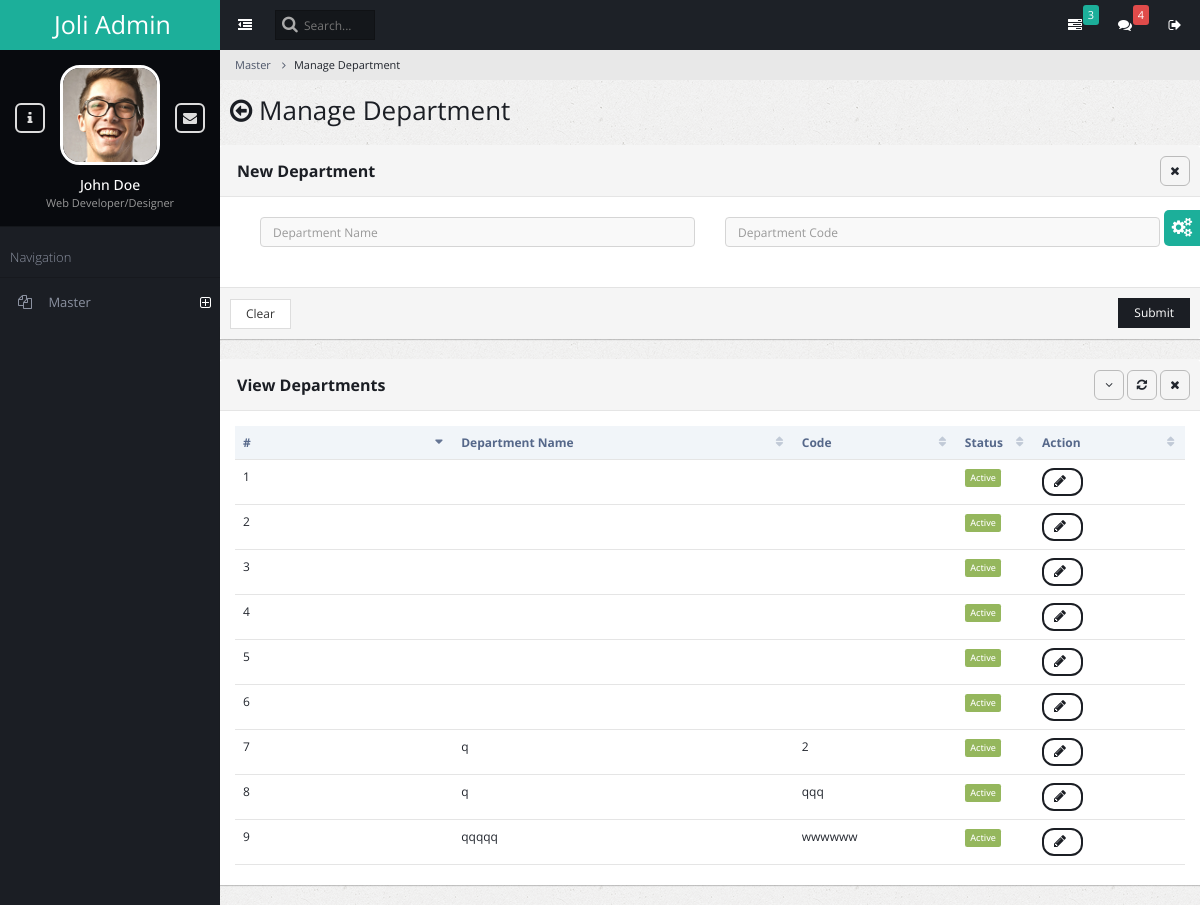
/ad_department_manage/, run on an earlier commit of the app's database.
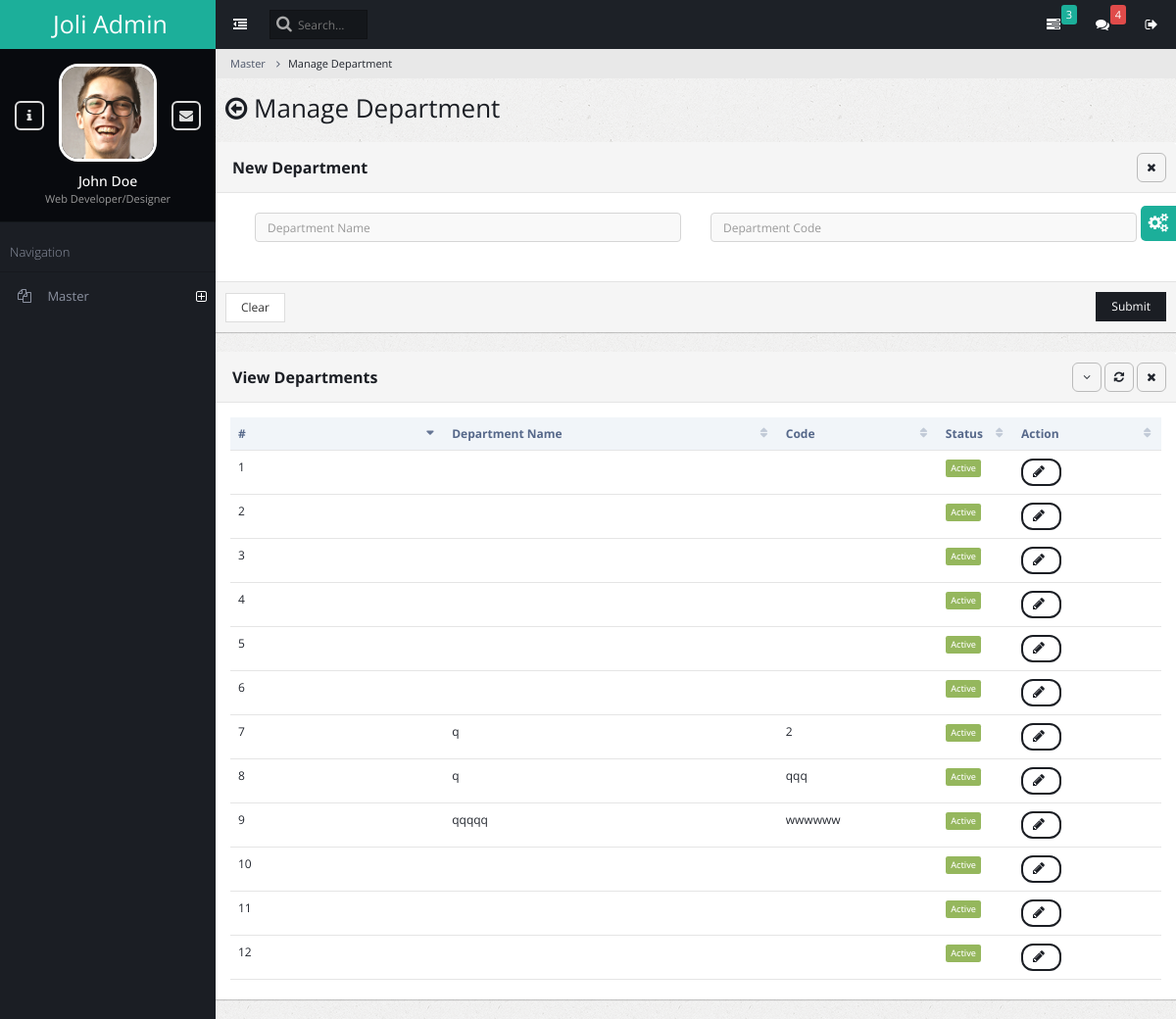
And on a later commit of the database.
### admin_master/models.py (models this page shows)
class AmsDepartment(models.Model):
    department_name = models.CharField(max_length=100)
    department_code = models.CharField(max_length=10)
    status = models.BooleanField(default=True)

### admin_master/views.py (the view, shortened to what this page needs)
# urls.py: path('ad_department_manage/',views.admin_department_manage,name="admin_department_manage"),
def admin_department_manage(request):
    ams_departments = AmsDepartment.objects.all()
    return render(request, 'admin_master_department_manage.html', {'ams_departments': ams_departments})

### admin_master/templates/admin_master_department_manage.html (shortened to what this page needs)
{% extends "base.html" %}
{% block content %}
<ul class="breadcrumb">
    <li><a href="#">Master</a></li>
    <li class="active">Manage Department</li>
</ul>
<div class="content-frame-top">
    <div class="page-title">
        <h2><span class="fa fa-arrow-circle-o-left"></span> Manage Department</h2>
    </div>
</div>
<form method="post" action="{% url 'admin_department_manage' %}">
<div class="panel panel-default">
    <div class="panel-heading ui-draggable-handle">
        <h1 class="panel-title"><strong></strong><b>New Department</b></h1>
        <ul class="panel-controls">
            <li><a href="#" class="panel-remove"><span class="fa fa-times"></span></a></li>
        </ul>
    </div>
    <div class="panel-body">
        <div class="block">
            <div class="col-md-6">
                <div>
                    <input type="text" placeholder="Department Name" name="department_name" required class="form-control">
                </div>
            </div>
            <div class="col-md-6">
                <div>
                    <input type="text" placeholder="Department Code" name="department_code" required class="form-control">
                </div>
            </div>
        </div>
    </div>
    <div class="panel-footer">
        <input type="reset" class="btn btn-default" value="Clear">
        <button class="btn btn-primary pull-right">Submit</button>
    </div>
</div>
</form>
<div class="panel panel-default">
    <div class="panel-heading ui-draggable-handle">
        <h1 class="panel-title"><b>View Departments</b></h1>
        <ul class="panel-controls">
            <li><a href="#" class="panel-collapse"><span class="fa fa-angle-down"></span></a></li>
            <li><a href="#" class="panel-refresh"><span class="fa fa-refresh"></span></a></li>
            <li><a href="#" class="panel-remove"><span class="fa fa-times"></span></a></li>
        </ul>
    </div>
    <div class="panel-body">
        <table class="table datatable dataTable no-footer" id="DataTables_Table_0" role="grid" aria-describedby="DataTables_Table_0_info">
            <thead>
                <tr role="row"><th class="sorting_asc" tabindex="0" aria-controls="DataTables_Table_0" rowspan="1" colspan="1" aria-sort="ascending" aria-label="Name: activate to sort column ascending" style="width: 198px;">#</th><th class="sorting" tabindex="0" aria-controls="DataTables_Table_0" rowspan="1" colspan="1" aria-label="Position: activate to sort column ascending" style="width: 309px;">Department Name</th><th class="sorting" tabindex="0" aria-controls="DataTables_Table_0" rowspan="1" colspan="1" aria-label="Office: activate to sort column ascending" style="width: 148px;">Code</th><th class="sorting" tabindex="0" aria-controls="DataTables_Table_0" rowspan="1" colspan="1" aria-label="Age: activate to sort column ascending" style="width: 70px;">Status</th><th class="sorting" tabindex="0" aria-controls="DataTables_Table_0" rowspan="1" colspan="1" aria-label="Start date: activate to sort column ascending" style="width: 137px;">Action</th></tr>
            </thead>
            <tbody>
                {% for ams_department in ams_departments %}                <tr id="{{ams_department.id}}" >
                    <td>{{ forloop.counter }}</td>
                    <td>{{ ams_department.department_name }}</td>
                    <td>{{ ams_department.department_code }}</td>
                    <td>
                        {% if ams_department.status %}
                            <span class="label label-success">Active</span>
                        {% else %}
                            <span class="label label-danger">Deactive</span>
                        {% endif %}
                    </td>
                    <td>
                        <button class="btn btn-primary btn-rounded" onClick="edit_row({{ ams_department.id }});" data-toggle="modal" data-target="#modal_basic">
                            <span id="spinner{{ams_department.id}}" class="fa fa-pencil"></span>
                        </button>
                    </td>
                </tr>
            {% endfor %}
                </tbody>
        </table>
    </div>
</div>
{% endblock content %}

What changed in the data, as far as the page shows it:
added AmsDepartment: status "Active"
added AmsDepartment: status "Active"
added AmsDepartment: status "Active"
